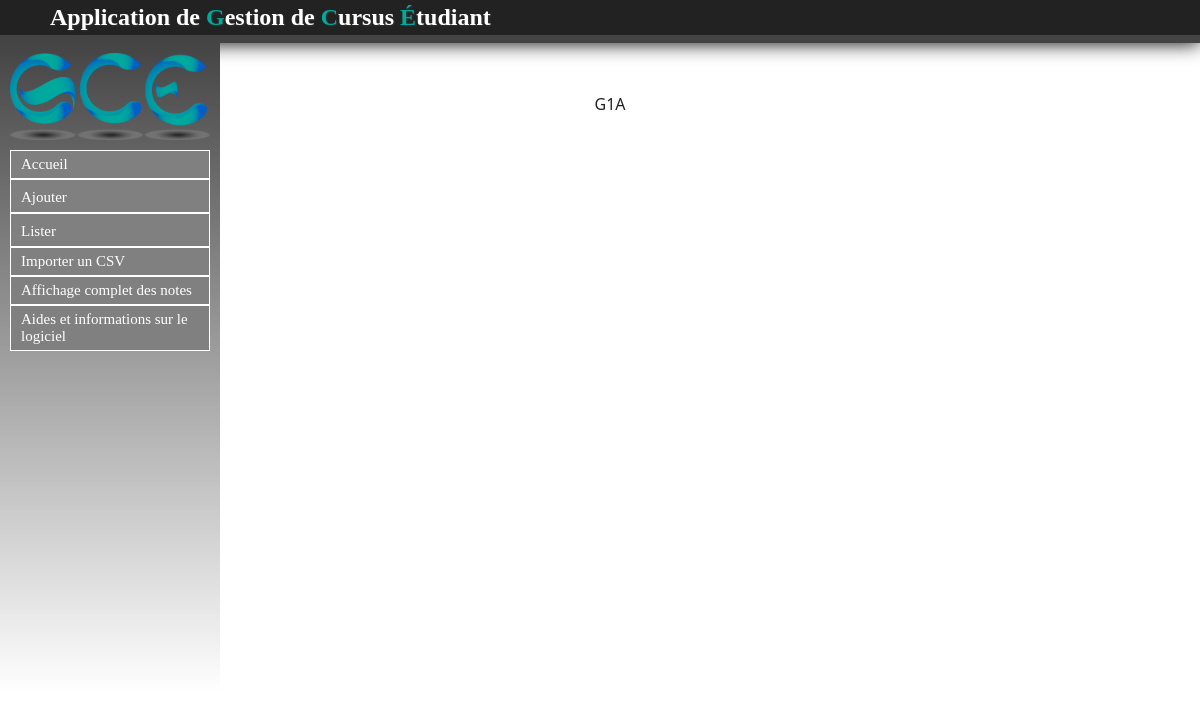
/Groupe/listerGroupes, run on an earlier commit of the app's database.
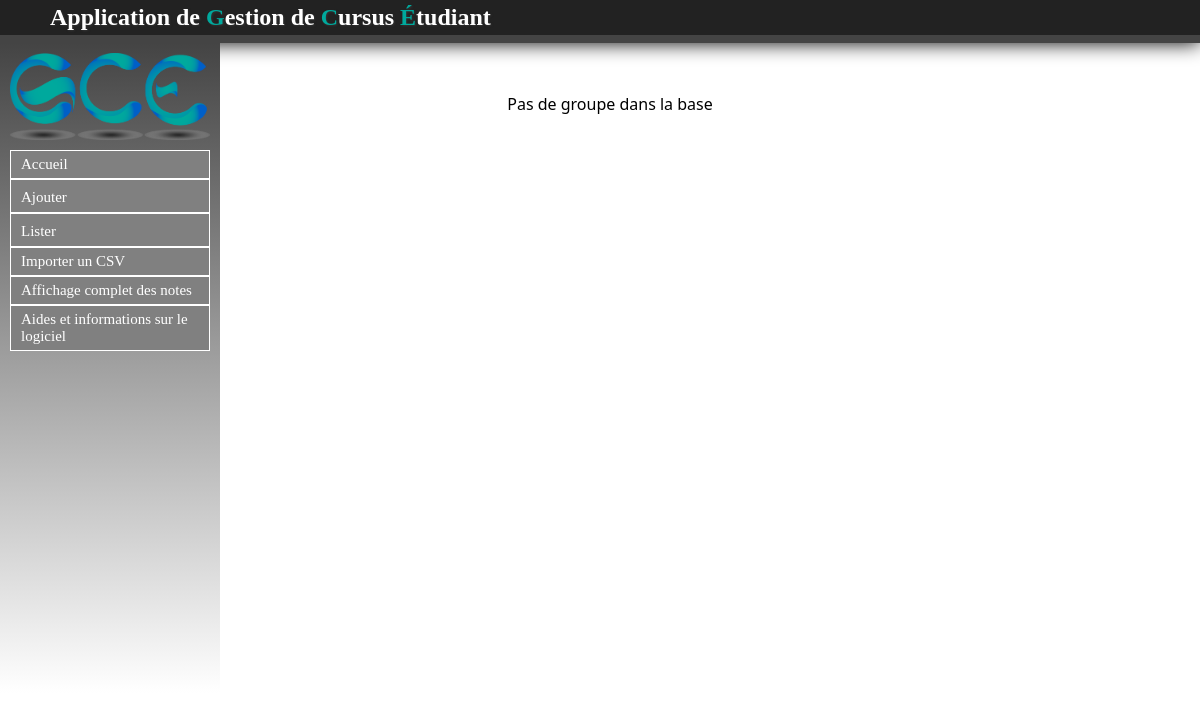
And on a later commit of the database.
### Groupe/models.py (models this page shows, shortened)
class Groupe(models.Model):
	nom = models.CharField(max_length=30, null=False)
	numero = models.IntegerField()

### Groupe/views.py (the view)
def listerGroupes(request):
	groupes = Groupe.objects.all()
	return render(request, 'contenu_html/listerGroupes.html',{'groupe': groupes})

### Groupe/templates/contenu_html/listerGroupes.html (shortened to what this page needs)
{% extends "templates/base.html" %}
{% block content %}
	{% if not groupe %}
		<p>Pas de groupe dans la base</p>
	{% else %}
		{% for gr in groupe %}
			<a href="/Groupe/listerEtuGroupe/{{ gr.id }}">{{ gr.nom }}</a>
		{% endfor %}
	{% endif %}
{% endblock %}

What changed in the data, as far as the page shows it:
removed Groupe: nom "G1A"
Also different on the page:
text now shown: "Pas de groupe dans la base"
